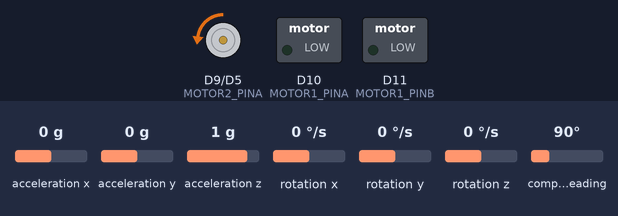
Bench run of a sketch on a simulated Arduino MKR. Shown: motor-driver pin pairs drawn as motors (green arrow = first pin HIGH = forward, orange = second pin HIGH = backward, longer = more drive), switched loads named in the sketch (green lamp = pin HIGH). The test bench sets the inputs (shaded band); at power-on: compass heading 90°, acceleration x 0 g, acceleration y 0 g, acceleration z 1 g, rotation x 0 °/s, rotation y 0 °/s, rotation z 0 °/s. What the sketch prints to the serial monitor is not drawn.

Above: at 4.2 s.
4.3 s: compass heading set to 12°
5.8 s: compass heading set to 9°
At 7.0 s:
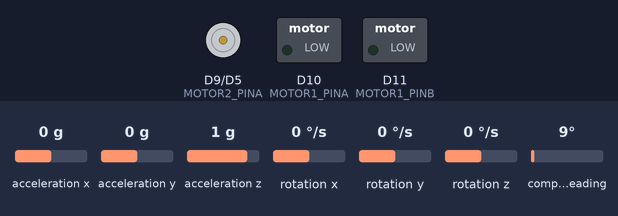
7.3 s: compass heading set to 90°
At 8.6 s:
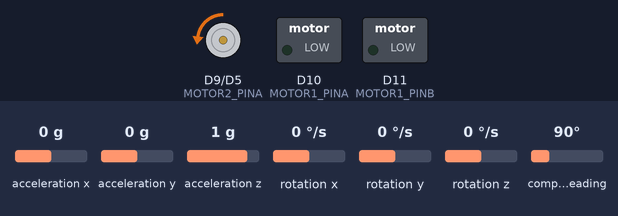
Timing chart, 0 to 10.3 s (numbered marks = the images above; inputs shaded):
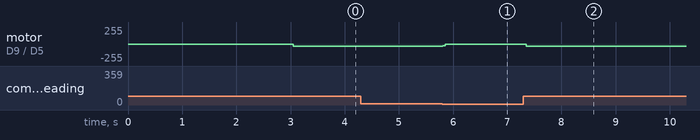

Measured:
- after the input at 4.3 s, every drawn part: stays the same
- after the input at 5.8 s, motor on D9 (MOTOR2_PINA) / D5 (MOTOR2_PINB): backward 35/255 → stopped at once
- after the input at 7.3 s, motor on D9 (MOTOR2_PINA) / D5 (MOTOR2_PINB): stopped → backward 35/255 after 0.05 s

The sketch:

CompassOdometry.ino
```cpp
#include <LSM303.h>
#include <Wire.h>
#include <WiFiUdp.h>
#include <math.h>
#include <WiFi101.h>
#include "secrets.h"


#define MOTOR1_PINA 10
#define MOTOR1_PINB 11
#define MOTOR2_PINA 9
#define MOTOR2_PINB 5

#define angleTolerance 10 //+- degrees
#define rotate_speed 0.3

#define Kp  2

#define pi 3.14159


LSM303 imu;

char ssid[] = SECRET_SSID;  // network SSID)
char pass[] = SECRET_PASS;  //network password

int status = WL_IDLE_STATUS;
WiFiServer server(80);
WiFiUDP Udp;
double udpPacketDelay = (1/returnRate)*1000; //convert to milliseconds

double tick = 0;
double tock = 0;

values desired;
values actual;

void setup() {
  Serial.begin(9600);
  motorsetup();
  imusetup();
  APsetup();
  tick = millis();
  tock = millis();
  desired.velocity = 0;
  desired.theta = 0;
  desired.rst = 0;
  actual.velocity = 0;
  actual.theta = 0;
  actual.rst = 0;

}

void imusetup(){
  Wire.begin();
  imu.init();
  imu.enableDefault();
  imu.read();
  //min and max values gotten from calibrate example for lsm303d
  //always run calibrate imu program and update below with observed values
  imu.m_min = (LSM303::vector<int16_t>){-2985, -2841, -7073};
  imu.m_max = (LSM303::vector<int16_t>){+2870, +4579, +241};
  moveToAngle(10); //orient close to North
}

void setNetwork(){
  IPAddress ip = {  NETWORK_IP_1,
                    NETWORK_IP_2,
                    NETWORK_IP_3,
                    NETWORK_IP_4
                  };

  IPAddress dns = { NETWORK_IP_1,
                    NETWORK_IP_2,
                    NETWORK_IP_3,
                    NETWORK_IP_4
                  };

  IPAddress gateway = { NETWORK_IP_1,
                        NETWORK_IP_2,
                        NETWORK_IP_3,
                        NETWORK_IP_4
                      };

  IPAddress subnet = {  NETMASK_1,
                        NETMASK_2,
                        NETMASK_3,
                        NETMASK_4
                       };

  WiFi.config(ip, dns, gateway, subnet);

}

void APsetup(){
  WiFi.setPins(8, 7, 4, 2);
  setNetwork();
  while(!Serial);
  if(WiFi.status() == WL_NO_SHIELD){
    //stop program
    while(true);
  }

  // by default the local IP address of will be 192.168.1.1
  // you can override it with the following:
  //WiFi.config(IPAddress(10, 0, 0, 30));

  // print the network name (SSID);
  Serial.print("Creating access point named: ");
  Serial.println(ssid);

  status = WiFi.beginAP(ssid);
  if (status != WL_AP_LISTENING) {
    Serial.println("Creating access point failed");
    // don't continue
    while (true);
  }
  //wait 3 seconds for connection
  delay(3000);
  //start web server on port 80
  printWiFiStatus();
  server.begin();
  Serial.print("\nListening for UDP packets on port ");
  Serial.println(UDP_PORT_LISTEN);
  Serial.print("Result of UDP.begin ");
  Serial.println(Udp.begin(UDP_PORT_LISTEN));
}

void motorsetup(){
  pinMode(MOTOR1_PINA, OUTPUT);
  pinMode(MOTOR1_PINB, OUTPUT);
  pinMode(MOTOR2_PINA, OUTPUT);
  pinMode(MOTOR2_PINB, OUTPUT);
  analogWrite(MOTOR1_PINA, 0);
  analogWrite(MOTOR1_PINA, 0);
  analogWrite(MOTOR2_PINB, 0);
  analogWrite(MOTOR2_PINB, 0);
}

int setSpeed(float s){
  if(s > 1.0) s = 1.0;
  if(s < 0.0) s = 0.0;
  int out = (int) (s*255.0);
  return out;
}

void setAngularVelocity(float velocity){
  float s = velocity;
  if(s < 0) s = -s;
  int sp1 = setSpeed(s);  //speed motor 1
  int sp2 = setSpeed(s);  //speed motor 2
  if(velocity < 0){ //turn clockwise
    analogWrite(MOTOR1_PINB, 0);
    analogWrite(MOTOR1_PINA, sp1);
    analogWrite(MOTOR2_PINB, 0);
    analogWrite(MOTOR2_PINA, sp2);
  }
  else { //turn counterclockwise
    analogWrite(MOTOR1_PINA, 0);
    analogWrite(MOTOR1_PINB, sp1);
    analogWrite(MOTOR2_PINA, 0);
    analogWrite(MOTOR2_PINB, sp2);
  }
}

void motorsOff(){
  analogWrite(MOTOR1_PINA, 0);
  analogWrite(MOTOR1_PINB, 0);
  analogWrite(MOTOR2_PINA, 0);
  analogWrite(MOTOR2_PINB, 0);
}

void moveToAngle(int targetAngle){ //angle should be given in degrees
  imu.read();
  actual.theta = imu.heading();
  double error = actual.theta-targetAngle; //if negative rotate clockwise
  error = (int) error % 360; // %make error between 0 (inclusive) and 360.0 (exclusive)

  if(abs(error) > angleTolerance){

    if(error > 0){//clockwise
      setAngularVelocity(rotate_speed);
    }
    else{ //clockwise
      setAngularVelocity(-rotate_speed);
    }
    error = actual.theta-targetAngle;
    error = (int) error % 360; // %make error between 0 (inclusive) and 360.0 (exclusive)
    imu.read();
  }
 motorsOff();

}

void readUDP(){
  int packetSize = Udp.parsePacket();
  if (packetSize)
    {
      udp_recv udp;
      memset(&udp, 0, sizeof(udp));
      // read the packet into packetBufffer
      int len = Udp.read((byte *) &udp, 255);
      desired.theta = udp.theta;
      desired.velocity = udp.velocity;
      desired.rst = udp.rst;
  }
}

void sendUDP(){
  //Serial.println("Constructing and sending UDP packet");
  udp_send udp;
  IPAddress targetIP = {
                        DESTINATION_OCT_1,
                        DESTINATION_OCT_2,
                        DESTINATION_OCT_3,
                        DESTINATION_OCT_4
                        };

  memset(&udp, 0, sizeof(udp));
  imu.read();
  char testBuffer[] = "hello";
  udp.imu[0] = (double) imu.a.x;
  udp.imu[1] = (double) imu.a.y;
  udp.imu[2] = (double) imu.a.z;
  udp.imu[3] = (double) imu.m.x;
  udp.imu[4] = (double) imu.m.y;
  udp.imu[5] = (double) imu.m.z;
  udp.odo[0] = 0;
  udp.odo[1] = 0;
  udp.odo[2] = 0;
  udp.heading = (double) imu.heading();
  //char* outgoing = (char *) &udp;
  Udp.beginPacket(targetIP, UDP_PORT_SEND);
  Udp.write((char *) &udp, sizeof(udp));
  //Udp.write(testBuffer);
  Udp.endPacket();

}

void loop() {
  // put your main code here, to run repeatedly:
  readUDP();
  if(tick - tock > udpPacketDelay){
    sendUDP();
    tock = millis();
  }
  moveToAngle(desired.theta);
  tick = millis();
}


void printWiFiStatus() {
  // print the SSID of the network you're attached to:
  Serial.print("SSID: ");
  Serial.println(WiFi.SSID());

  // print your WiFi shield's IP address:
  IPAddress ip = WiFi.localIP();
  Serial.print("IP Address: ");
  Serial.println(ip);

  // print the received signal strength:
  long rssi = WiFi.RSSI();
  Serial.print("signal strength (RSSI):");
  Serial.print(rssi);
  Serial.println(" dBm");
  // print where to go in a browser:
  Serial.print("To see this page in action, open a browser to http://");
  Serial.println(ip);

}
```

secrets.h
```cpp
#define SECRET_SSID "feather"
#define SECRET_PASS "pass"
#define UDP_PORT_LISTEN 2363
#define UDP_PORT_SEND 4242
#define returnRate 0.5 //Hz

#define DESTINATION_OCT_1 192
#define DESTINATION_OCT_2 168
#define DESTINATION_OCT_3 1
#define DESTINATION_OCT_4 100

#define NETMASK_1 255
#define NETMASK_2 255
#define NETMASK_3 255
#define NETMASK_4 0

#define NETWORK_IP_1 192
#define NETWORK_IP_2 168
#define NETWORK_IP_3 1
#define NETWORK_IP_4 1


typedef struct udp_recv{
  double velocity;
  double theta;
  int rst;
}__attribute__((packed)) udp_recv_t;

typedef struct udp_send{
  double imu[6];
  double odo[3];
  double heading;
}__attribute__((packed)) udp_send_t;

typedef struct values{
  double velocity;
  double theta;
  int rst;
};
```
